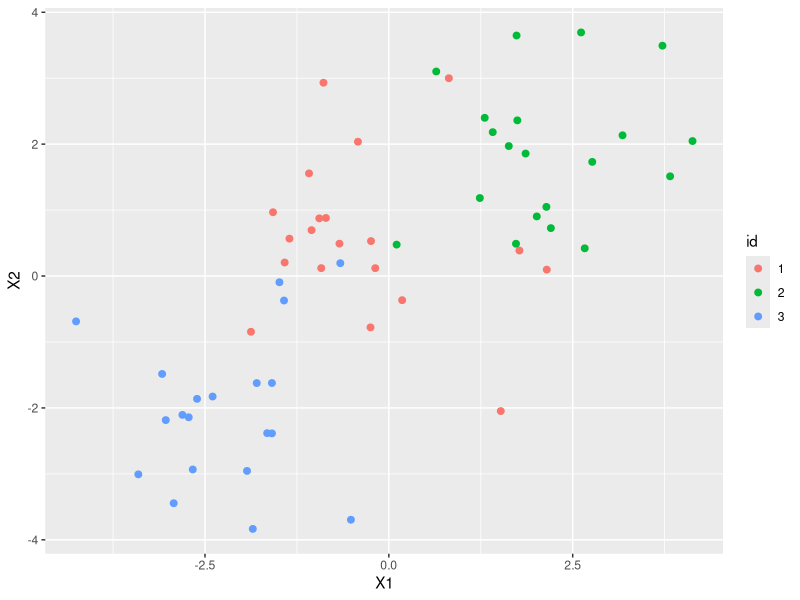

Source code (R):
## ---- chunk 1
library(mvtnorm)
library(ggplot2)
## ---- chunk 2
genCluster<-function(n,id,mu=c(0,0),sigma=diag(2)){
  d<-data.frame(rmvnorm(n,mean=mu,sigma=sigma))
  d$id<-id
  return(d)
}
red<-genCluster(20,"1",sigma=cbind(c(2,-.5),c(-.5,2)))
blue<-genCluster(20,"2",c(2,2))
green<-genCluster(20,"3",c(-2,-2))
dat<-rbind(red,blue,green)
ggplot(data=dat)+geom_point(aes(x=X1,y=X2,color=id),size=2)
## ---- chunk 3
